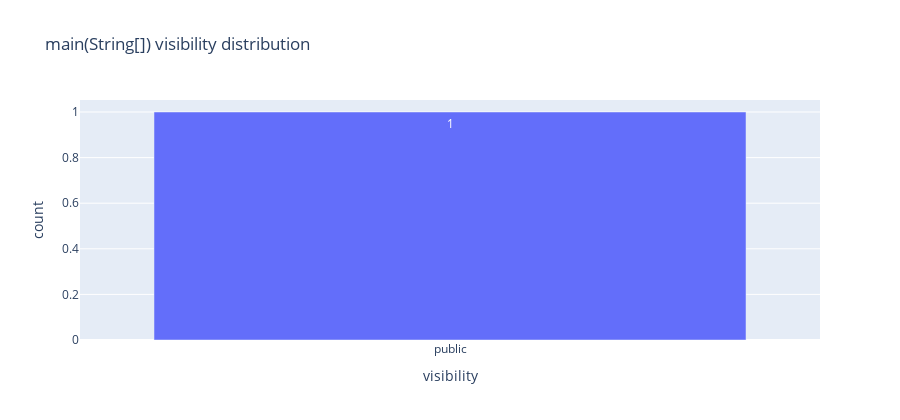
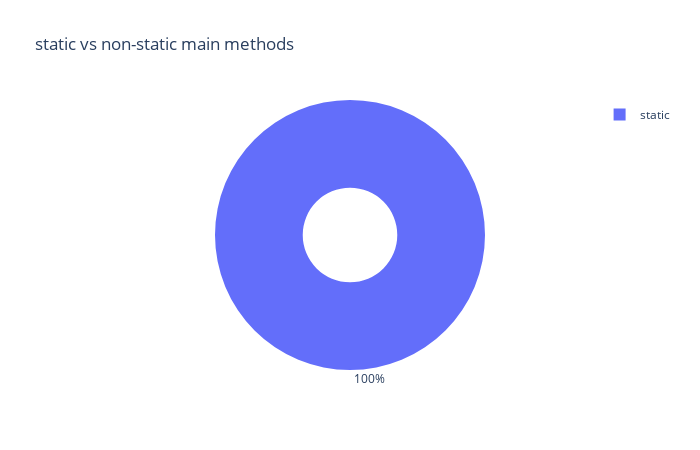
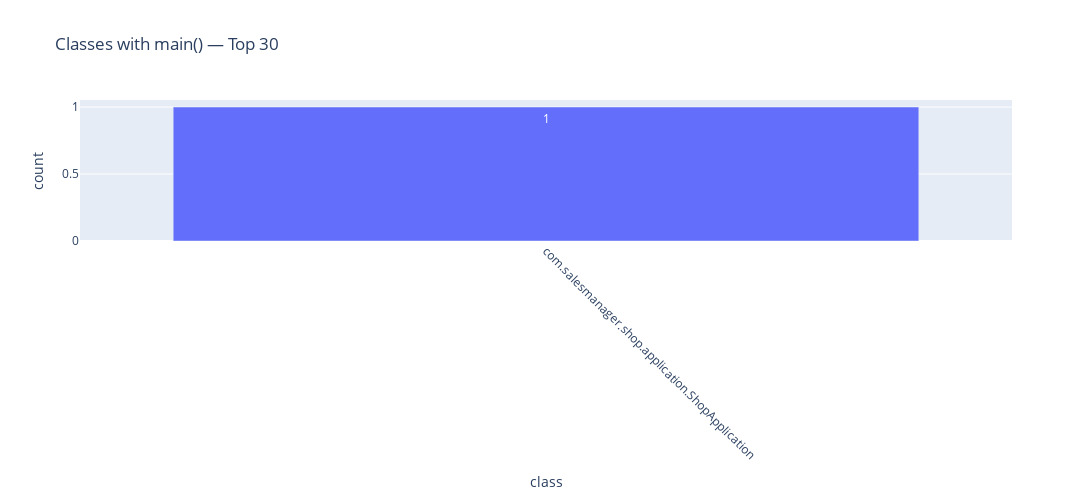
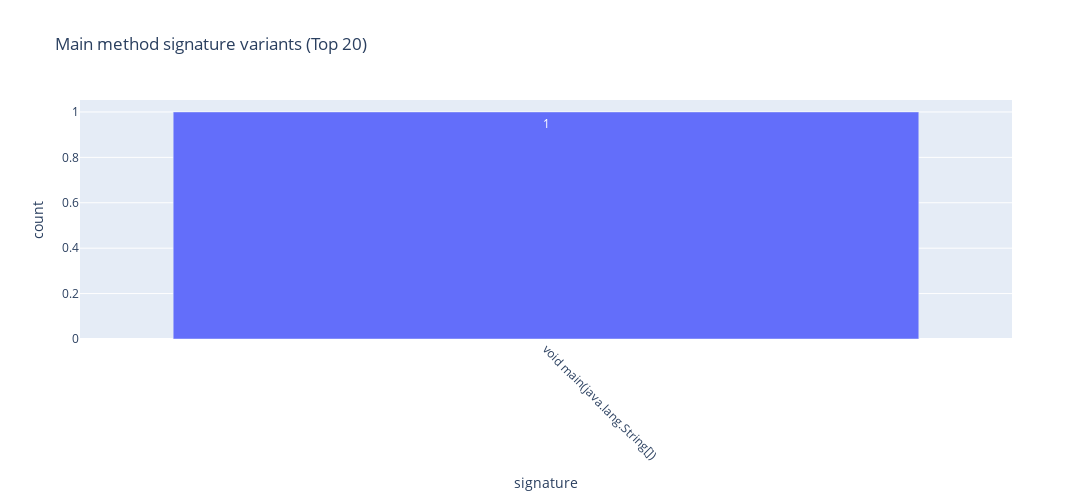

Notebook code cell kept with these figures, in order:
### Markdown cell above
## 1) Main Classes

### Code cell
# Charts for Main_Classes
# Where charts are generated:
#  - 1A) Visibility distribution (bar)
#  - 1B) static vs non-static (pie)
#  - 1C) Top classes exposing main() (bar)
#  - 1D) Signature variants (bar)

# Expected columns: mainClass, isStatic, visibility, signature
path = API_DIR / "Main_Classes.csv"
df_main = read_csv_safe(path)
show_head(df_main)

if not df_main.empty:
    cols = {c.lower(): c for c in df_main.columns}
    c_main = cols.get("mainclass")
    c_static = cols.get("isstatic")
    c_vis = cols.get("visibility")
    c_sig = cols.get("signature")
    
    # 1A) Visibility distribution
    if c_vis:
        vis_counts = fillna_safe(df_main[c_vis], "unknown").astype(str).value_counts().reset_index()
        vis_counts.columns = ["visibility", "count"]
        fig = px.bar(vis_counts, x="visibility", y="count",
                     title="main(String[]) visibility distribution", text_auto=True)
        fig.update_layout(width=900, height=420, xaxis_title="visibility", yaxis_title="count")
        fig.show()
    else:
        print("[info] Column 'visibility' not found — skipping visibility chart.")
    
    # 1B) Static vs non-static
    if c_static:
        stat = fillna_safe(df_main[c_static], False).map(lambda x: "static" if bool(x) else "non-static")
        stat_counts = stat.value_counts().reset_index()
        stat_counts.columns = ["kind", "count"]
        fig = px.pie(stat_counts, names="kind", values="count",
                     title="static vs non-static main methods", hole=0.35)
        fig.update_layout(width=700, height=450)
        fig.update_traces(textposition="outside")
        fig.show()
    else:
        print("[info] Column 'isStatic' not found — skipping static/non-static chart.")
    
    # 1C) Top classes exposing main()
    if c_main:
        top_classes = df_main[c_main].astype(str).value_counts().reset_index()
        top_classes.columns = ["className", "count"]
        fig = px.bar(top_classes.head(30), x="className", y="count",
                     title="Classes with main() — Top 30", text_auto=True)
        fig.update_layout(width=1100, height=500, xaxis_tickangle=45, xaxis_title="class", yaxis_title="count")
        fig.show()
    else:
        print("[info] Column 'mainClass' not found — skipping top classes chart.")
    
    # 1D) Signature variants
    if c_sig:
        sig_counts = fillna_safe(df_main[c_sig], "unknown").astype(str).value_counts().reset_index()
        sig_counts.columns = ["signature", "count"]
        fig = px.bar(sig_counts.head(20), x="signature", y="count",
                     title="Main method signature variants (Top 20)", text_auto=True)
        fig.update_layout(width=1100, height=500, xaxis_tickangle=45, xaxis_title="signature", yaxis_title="count")
        fig.show()
    else:
        print("[info] Column 'signature' not found — skipping signature chart.")
else:
    print("[info] Main_Classes.csv missing or empty.")

### Figure 1 — Plotly figure (JSON) as saved in the notebook; plotly's stock layout.template omitted (floating-point values rounded to 4 significant figures)
{"data": [{"hovertemplate": "visibility=%{x}<br>count=%{y}<extra></extra>", "legendgroup": "", "marker": {"color": "#636efa", "pattern": {"shape": ""}}, "name": "", "orientation": "v", "showlegend": false, "textposition": "auto", "texttemplate": "%{y}", "type": "bar", "x": ["public"], "xaxis": "x", "y": [1], "yaxis": "y"}], "layout": {"barmode": "relative", "height": 420, "legend": {"tracegroupgap": 0}, "title": {"text": "main(String[]) visibility distribution"}, "width": 900, "xaxis": {"anchor": "y", "domain": [0, 1], "title": {"text": "visibility"}}, "yaxis": {"anchor": "x", "domain": [0, 1], "title": {"text": "count"}}}}

### Figure 2 — Plotly figure (JSON) as saved in the notebook; plotly's stock layout.template omitted (floating-point values rounded to 4 significant figures)
{"data": [{"domain": {"x": [0, 1], "y": [0, 1]}, "hole": 0.35, "hovertemplate": "kind=%{label}<br>count=%{value}<extra></extra>", "labels": ["static"], "legendgroup": "", "name": "", "showlegend": true, "textposition": "outside", "type": "pie", "values": [1]}], "layout": {"height": 450, "legend": {"tracegroupgap": 0}, "title": {"text": "static vs non-static main methods"}, "width": 700}}

### Figure 3 — Plotly figure (JSON) as saved in the notebook; plotly's stock layout.template omitted (floating-point values rounded to 4 significant figures)
{"data": [{"hovertemplate": "className=%{x}<br>count=%{y}<extra></extra>", "legendgroup": "", "marker": {"color": "#636efa", "pattern": {"shape": ""}}, "name": "", "orientation": "v", "showlegend": false, "textposition": "auto", "texttemplate": "%{y}", "type": "bar", "x": ["com.salesmanager.shop.application.ShopApplication"], "xaxis": "x", "y": [1], "yaxis": "y"}], "layout": {"barmode": "relative", "height": 500, "legend": {"tracegroupgap": 0}, "title": {"text": "Classes with main() — Top 30"}, "width": 1100, "xaxis": {"anchor": "y", "domain": [0, 1], "tickangle": 45, "title": {"text": "class"}}, "yaxis": {"anchor": "x", "domain": [0, 1], "title": {"text": "count"}}}}

### Figure 4 — Plotly figure (JSON) as saved in the notebook; plotly's stock layout.template omitted (floating-point values rounded to 4 significant figures)
{"data": [{"hovertemplate": "signature=%{x}<br>count=%{y}<extra></extra>", "legendgroup": "", "marker": {"color": "#636efa", "pattern": {"shape": ""}}, "name": "", "orientation": "v", "showlegend": false, "textposition": "auto", "texttemplate": "%{y}", "type": "bar", "x": ["void main(java.lang.String[])"], "xaxis": "x", "y": [1], "yaxis": "y"}], "layout": {"barmode": "relative", "height": 500, "legend": {"tracegroupgap": 0}, "title": {"text": "Main method signature variants (Top 20)"}, "width": 1100, "xaxis": {"anchor": "y", "domain": [0, 1], "tickangle": 45, "title": {"text": "signature"}}, "yaxis": {"anchor": "x", "domain": [0, 1], "title": {"text": "count"}}}}
